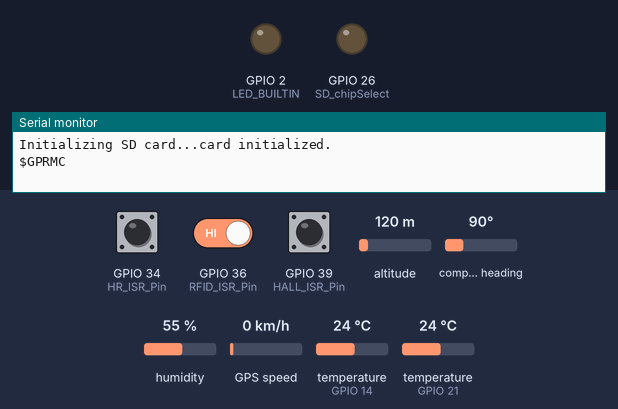
Bench run of a sketch on a simulated ESP32. On the bench: output pins drawn as LEDs (lit = HIGH), the last lines printed to the serial monitor. The inputs (shaded band) are chosen by the test bench; at power-on: GPIO 34 (HR_ISR_Pin) HIGH, GPIO 36 (RFID_ISR_Pin) HIGH, altitude 120 m, GPIO 39 (HALL_ISR_Pin) HIGH, compass heading 90°, humidity 55 %, GPS speed 0 km/h, temperature (sensors on GPIO 14, GPIO 21) 24 °C. The local clock reads 2024-03-15 10:24:30 at power-on unless the sketch sets it; storage starts empty; the GPS gets a fix after 3 s at 37.7749, -122.4194 with 8 satellites.

Above: at 2.9 s.
3.0 s: GPIO 34 (HR_ISR_Pin) pulled LOW for 1.35 s
At 4.5 s:
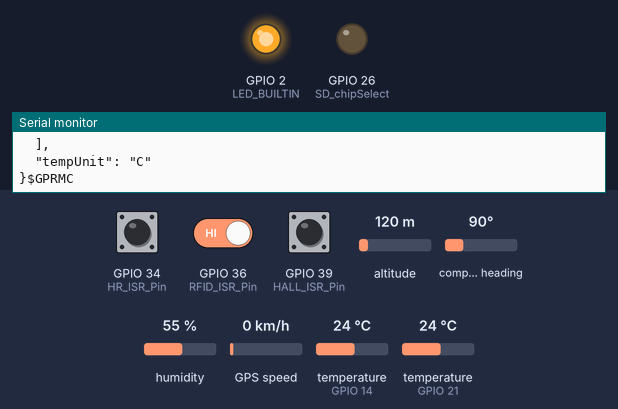
5.8 s: GPIO 34 (HR_ISR_Pin) driven LOW and GPIO 36 (RFID_ISR_Pin) driven LOW
10.1 s: altitude set to 20 m
Timing chart, 0 to 13.1 s (numbered marks = the images above; inputs shaded):
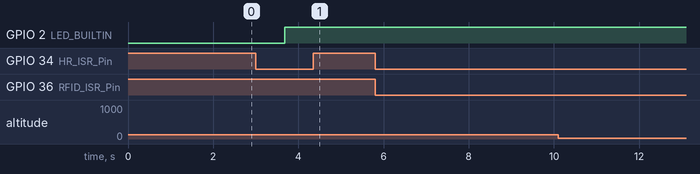

Measured:
- after the input at 3.0 s, GPIO 2 (LED_BUILTIN): LOW → HIGH after 0.67 s

The sketch:

Datalogger.ino
```cpp
/*
   PSHS Human Powered Vehicle
   Version: 1.0

   Description
   This is the code that records the Human Powered Vehicle data and stores it to local storage (SD) for later transmission to the remote server.
   Sensors include:
    1. Polar Heart Rate
    2. GPS Geoloaction data (Longitude, Latitude, Heading, Altitude)
    3. Date and Time from Real Time Clock (RTC)
    4. Temperature and Humidity (DHT22)
   Stage 1.
    Record Data and Append to local storage.
   Stage 2.
    Forward data to remote server.
   Stage 3.
    Develop a live feedback system for the records.

   Requires the following libraries:
   OneWire
   LiquidCrystal_I2C
   DallasTemperature.h>
   ArduinoJson.h>
   DHT.h

   History:
   Date       Ver   Comments
   ========== ===== ===================================================================================
   20/08/2018 V1.0  Code template.
   29/08/2018 V1.0  Initial code.
   04/09/2018 V1.0  First compilable version, feature poor.

   Authors:
   Initials Full name             Comment
   FH       Mr Fred Houweling
   SB       Shantay B
   AE       Anuksha E

   [add your name above here, no surnames for under 18's]

             /====================\
             |        USB         |
            -| RST                |
            -| 3V        *1 LiPo- |-
            -| NC        *1 LiPo+ |-
            -| GND                |
  SD_CS     -| A0/DAC2/26  *2 BAT |-  4.2 Max, 3.7 Typ, 3.2 V Flat
  USB_VMON  -| A1/DAC1/25  *3  EN |-  Switch
  HR_ISR    -| A2/34          USB |-  Volt Meter Via Res Divider -> A1
  HALL_ISR  -| A3/39    LED13/A12 |-  LED
  RFID_ISR  -| A4/36   Boot12/A11 |-  n/c
  RFID_CS   -| A5/4        27/A10 |-  RXD  SIM800
  SPI       -| SCK/5        33/A9 |-  TXD  SIM800
  SPI       -| MOSI/18      15/A8 |-  RING SIM800
  SPI       -| MISO/19      32/A7 |-  DTR  SIM800
  GPSSerial1-| RX/16        14/A6 |-  DHT 22 Data
  GPSSerial1-| TX/17       SCL/22 |-  I^2C Clock : RTC, Baro, LCD
  1Wire     -| 21          SDA/23 |-  I^2C Data  : RTC, Baro, LCD
             |                    |
             |   ESP32 Feather    |
             |                    |
             \====================/

  1 Check polarity, Trace Neg to GND pin
  2 BAT – LiPo Battery
  3 Low signals 3.3V Reg Shutdown
*/
#ifndef ESP32
#pragma message(The data logger needs the Board to be set to the Adafruit ESP32 Feather, Please fix it in the Tools, Boards menu.)
#error Select ESP32 board.
#endif


//#include <TimeLib.h>

#include "Time.h"
//#include <DS1307RTC.h>  // a basic DS1307 library that returns time as a time_t
//#include <TinyGPS.h>       // http://arduiniana.org/libraries/TinyGPS/
//#include <SoftwareSerial.h>

#ifdef WANT_WIFI
#include <WiFi.h>
#endif

//#include <WiFiEspClient.h>
//#include <WiFiEspServer.h>
//#include <WiFiEspUdp.h>

#include <Wire.h>
#include <SD.h>
#include <SPI.h>
//#include <sd_defines.h>
//#include <sd_diskio.h>
#include <OneWire.h>

//#include <LiquidCrystal_I2C.h>
#include <DallasTemperature.h>

#include <Adafruit_GPS.h>

// what's the name of the hardware serial port?
#define GPSSerial Serial1

// Connect to the GPS on the hardware port
Adafruit_GPS GPS(&GPSSerial);

#include <ArduinoJson.h>
//#include <DHT.h>
//#include "DHT.h"
#include "DHTesp.h"
//#include "Ticker.h"

// Define prototypes
void printLine();

#ifndef LED_BUILTIN
#define LED_BUILTIN 13
#endif

// Mutually exclusive system to prevent deadlocks and races for resources. (ESP dual Processor issue)
portMUX_TYPE mux = portMUX_INITIALIZER_UNLOCKED;

// Chip Select Pins
const byte SD_chipSelect = 26;
const byte RFID_chipSelect = 4;

// Interrupt constants
const byte HR_ISR_Pin = 34;
const byte HALL_ISR_Pin = 39;
const byte RFID_ISR_Pin = 36;

// Values that must remain fixed in memory as it's accessed by the interrupt service routines (ISR).
volatile int HRinterruptCounter = 0;
volatile int HALLinterruptCounter = 0;
volatile int RFIDinterruptCounter = 0;

int HRnumberOfInterrupts = 0;
int HALLnumberOfInterrupts = 0;
int RFIDnumberOfInterrupts = 0;

// NETWORK.ON.*.json
/*
   Look for files on the SD in this filename pattern NETWORK.ON.*.json
   in this format:
  {
  "Network": "ssidname",
  "NetworkPass": "ssidpass",
  "RemoteHost": "192.168.1.4",
  "RemotePort": 80,
  "secret": 1438329
  }
*/
// TODO: Read in the WiFi configurations and store them in memory.
// TODO: Need to support more than 1 access point, allow code to scan and connect to best one dynamically.
// WiFi network name and password:
char * networkName;
char * networkPswd;
char * secret;
// Location of Database Server Website:
char * hostDomain;
int hostPort;
// Name of this vehicle
char * vehicle;

char* ntpServer1 = "time.google.com";
char* ntpServer2 = "pool.ntp.org";
char* ntpServer3 = "time.nist.gov";
const long  gmtOffset_sec = 36000;
const int   daylightOffset_sec = 36000;

// The array of DStemperature sensors are located on this pin.
const int ONE_WIRE_BUS = 21;

#define DHTPIN 14     // what pin we're connected to
//#define DHTTYPE DHT22   // DHT 22  (AM2302)
//DHT dht(DHTPIN, DHTTYPE); // Initialize DHT sensor for normal 16mhz Arduino
DHTesp dht;
ComfortState cf;

int chk;
float hum;  //Stores humidity value
float temp; //Stores temperature value
float hic; // Heat Index
OneWire oneWire(ONE_WIRE_BUS);
DallasTemperature sensors(&oneWire);
unsigned long oldTime;

void syncTimeSources()
{
  // TODO: Need to set localTime in the ESP on startup and whenever we see the need to correct.
  // Sources: RTC i2c module storing time during power off.
  //          NTP Servers read in from config file on SD or failover to defaults. Corrects RTC
  //          GPS -> Corrects local time, updates RTC
  // Try RTC, then attempt NTP update, GPS time is highest priority. NTP and GPS update RTC.
  // Trust GPS, then NTP, then RTC.
  // TODO: Store TZ data in SD config file.
  /*
    int epoch_time = 1527369964;
    timeval epoch = {epoch_time, 0};
    const timeval *tv = &epoch;
    timezone utc = {0,0};
    const timezone *tz = &utc;
    settimeofday(tv, tz)
  */
}

void IRAM_ATTR HRhandleInterrupt() {
  portENTER_CRITICAL_ISR(&mux);
  HRinterruptCounter++;
  portEXIT_CRITICAL_ISR(&mux);
}

void IRAM_ATTR HALLhandleInterrupt() {
  portENTER_CRITICAL_ISR(&mux);
  HALLinterruptCounter++;
  portEXIT_CRITICAL_ISR(&mux);
}

void IRAM_ATTR RFIDhandleInterrupt() {
  portENTER_CRITICAL_ISR(&mux);
  RFIDinterruptCounter++;
  portEXIT_CRITICAL_ISR(&mux);
}

void setupISR()
{
  pinMode(HR_ISR_Pin, INPUT_PULLUP);
  attachInterrupt(digitalPinToInterrupt(HR_ISR_Pin), HRhandleInterrupt, FALLING);
  pinMode(HALL_ISR_Pin, INPUT_PULLUP);
  attachInterrupt(digitalPinToInterrupt(HALL_ISR_Pin), HALLhandleInterrupt, FALLING);
  pinMode(RFID_ISR_Pin, INPUT_PULLUP);
  attachInterrupt(digitalPinToInterrupt(RFID_ISR_Pin), RFIDhandleInterrupt, FALLING);
}

void setup()
{
  Serial.begin(115200);
  GPS.begin(9600);
  // uncomment this line to turn on RMC (recommended minimum) and GGA (fix data) including altitude
  GPS.sendCommand(PMTK_SET_NMEA_OUTPUT_RMCGGA);
  // uncomment this line to turn on only the "minimum recommended" data
  //GPS.sendCommand(PMTK_SET_NMEA_OUTPUT_RMCONLY);
  // For parsing data, we don't suggest using anything but either RMC only or RMC+GGA since
  // the parser doesn't care about other sentences at this time
  // Set the update rate
  GPS.sendCommand(PMTK_SET_NMEA_UPDATE_1HZ); // 1 Hz update rate
  // For the parsing code to work nicely and have time to sort thru the data, and
  // print it out we don't suggest using anything higher than 1 Hz

  // Request updates on antenna status, comment out to keep quiet
  GPS.sendCommand(PGCMD_ANTENNA);

  delay(1000);

  // Ask for firmware version
  GPSSerial.println(PMTK_Q_RELEASE);

  //setSyncProvider(RTC.get);   // the function to get the time from the RTC
  //if(timeStatus()!= timeSet)
  //{ // Failed RTC
  //}
  pinMode(SD_chipSelect, OUTPUT);
  syncTimeSources();
  Serial.print("Initializing SD card...");
  pinMode(LED_BUILTIN, OUTPUT);
  pinMode(SD_chipSelect, OUTPUT);
  // see if the card is present and can be initialized:
  if (!SD.begin(SD_chipSelect)) {
    Serial.println("Card failed, or not present, fatal.");
    // don't do anything more:
    //while (1)
    {
      digitalWrite(LED_BUILTIN, HIGH);
      delay(250);
      digitalWrite(LED_BUILTIN, LOW);
      delay(250);
    }
  }
  Serial.println("card initialized.");
  configTime(gmtOffset_sec, daylightOffset_sec, ntpServer1, ntpServer2, ntpServer3);
  setupISR();
  sensors.begin();
  //dht.begin();
  dht.setup(DHTPIN, DHTesp::DHT22);

  // Make the sensors kick off a conversion cycle.
  sensors.requestTemperatures();
  oldTime = millis();
}

#ifdef WANT_WIFI
void connectToWiFi(const char * ssid, const char * pwd)
{
  int ledState = 0;

  printLine();
  Serial.println("Connecting to WiFi network: " + String(ssid));

  WiFi.begin(ssid, pwd);
  int timeout = 2;
  while (WiFi.status() != WL_CONNECTED)
  {
    // Blink LED while we're connecting:
    digitalWrite(LED_BUILTIN, ledState);
    ledState = (ledState + 1) % 2; // Flip ledState
    delay(200);
    Serial.print(".");
    if (timeout == 0)
    {
      return;
      //esp_restart();
    }
    timeout--;
  }

  Serial.println();
  Serial.println("WiFi connected!");
  Serial.print("IP address: ");
  Serial.println(WiFi.localIP());
}

#endif
String DeviceAddresstoString(String& address, DeviceAddress deviceAddress)
{
  address = "";
  const char hex[] = "0123456789ABCDEF";
  for (uint8_t i = 0; i < 8; i++)
  {
    address += hex[deviceAddress[i] >> 4];
    address += hex[deviceAddress[i] & 0xf];
  }
  return (address);
}
// Get the device seria
String getSerial() {
  byte mac;
  uint64_t chipid;
  chipid = ESP.getEfuseMac();
  String cMac = "";
  for (int i = 0; i < 8; ++i)
  {
    mac = (chipid >> (8 * i)) & 0xff;
    if (mac < 0x10)
    {
      cMac += "0";
    }
    cMac += String(mac, HEX);
    //    if(i<5)
    //      cMac += ""; // put : or - if you want byte delimiters
  }
  cMac.toUpperCase();
  return cMac;
}
unsigned long led_blink_hr;
unsigned long led_blink_hall;

void loop()
{
  if (RFIDinterruptCounter > 0) {

    portENTER_CRITICAL(&mux);
    RFIDinterruptCounter--;
    portEXIT_CRITICAL(&mux);

    RFIDnumberOfInterrupts++;
  }
  while (HRinterruptCounter > 0) {

    portENTER_CRITICAL(&mux);
    HRinterruptCounter--;
    portEXIT_CRITICAL(&mux);
    led_blink_hr = millis() + 300;
    HRnumberOfInterrupts++;
    //Serial.print("An interrupt has occurred. Total: ");
    //Serial.println(numberOfInterrupts);
  }
  while (HALLinterruptCounter > 0) {

    portENTER_CRITICAL(&mux);
    HALLinterruptCounter--;
    portEXIT_CRITICAL(&mux);
    led_blink_hall = millis() + 100;

    HALLnumberOfInterrupts++;
    //Serial.print("An interrupt has occurred. Total: ");
    //Serial.println(numberOfInterrupts);
  }
  if (led_blink_hr != 0 || led_blink_hall != 0)
  {
    if (led_blink_hr > millis() && led_blink_hall > millis())
    {
      digitalWrite(LED_BUILTIN, 0);
      led_blink_hr = 0;
      led_blink_hall = 0;
    }
    else
    {
      digitalWrite(LED_BUILTIN, 1);
    }
  }

  if ((millis() - oldTime) > 1000)   // Only process counters once per second
  {
    char c = GPS.read();
    if (GPS.newNMEAreceived()) {
      // a tricky thing here is if we print the NMEA sentence, or data
      // we end up not listening and catching other sentences!
      // so be very wary if using OUTPUT_ALLDATA and trytng to print out data
      Serial.println(GPS.lastNMEA()); // this also sets the newNMEAreceived() flag to false
      if (!GPS.parse(GPS.lastNMEA())) // this also sets the newNMEAreceived() flag to false
        return; // we can fail to parse a sentence in which case we should just wait for another
    }

#ifdef WANT_WIFI
    WiFiClient client;
#endif
    unsigned long resume_time = millis();
    sensors.requestTemperatures();

    StaticJsonDocument<800> doc;
    //JsonObject& root = doc.createObject();
    JsonObject root = doc.to<JsonObject>();
#ifdef WANT_WIFI
    if (WiFi.status() != WL_CONNECTED)
    {
      // Connect to the WiFi network (see function below loop)
      connectToWiFi(networkName, networkPswd);
    }
#endif
    //hum = dht.readHumidity();
    //temp = dht.readTemperature();
    //hic = dht.computeHeatIndex(dht.readTemperature(true), hum);
    struct tm timeinfo;
    if (getLocalTime(&timeinfo))
    {
      root["time"] = (String)timeinfo.tm_mday + "/" + timeinfo.tm_mon + "/" + timeinfo.tm_year + " " + timeinfo.tm_hour + ":" + timeinfo.tm_min + ":" + timeinfo.tm_sec;
    }
    if (vehicle != NULL)
      root["vehicle"] = vehicle;
    root["chipid"] = getSerial();
    root["now"] = millis();
#ifdef WANT_WIFI
    root["LocalIP"] = WiFi.localIP().toString();
    root["RSSI"] = WiFi.RSSI();
    root["RSSIUnit"] = "dBm";
#endif
    root["GPSDate"] =  String(GPS.day) + "/" + String(GPS.month) + "/" + String(GPS.year);
    root["GPSTime"] = String(GPS.hour) + ":" + String(GPS.minute) + ":" + String(GPS.seconds) + "." + String(GPS.milliseconds);
    root["GPSFix"] = GPS.fix;
    root["GPSFixQ"] = GPS.fixquality;
    if (GPS.fix) {
      root["GPSLat"] = String(GPS.latitude) + ":" + String(GPS.lat);
      root["GPSLon"] = String(GPS.longitude) + ":" + String(GPS.lon);
      root["GPSSpd"] = GPS.speed;
      root["GPSAngle"] = GPS.angle;
      root["GPSAlt"] = GPS.altitude;
      root["GPSSats"] = GPS.satellites;
    }
    TempAndHumidity newValues = dht.getTempAndHumidity();
    // Check if any reads failed and exit early (to try again).
    if (dht.getStatus() != 0) {
      Serial.println("DHT22 error status: " + String(dht.getStatusString()));
    }
    else
    {
      root["DH22Temp"] = newValues.temperature;
      root["DH22Hum"] = newValues.humidity;
      root["DH22DewPoint"] = dht.computeDewPoint(newValues.temperature, newValues.humidity);
      root["DH22HIndex"] = dht.computeHeatIndex(newValues.temperature, newValues.humidity);
      // dht.getComfortRatio(cf, newValues.temperature, newValues.humidity);
      root["DH22ComfortRatio"] = dht.getComfortRatio(cf, newValues.temperature, newValues.humidity);
      root["DH22ComfortFactor"] = cf;
    }
    root["HeartRate"] = HRnumberOfInterrupts;
    root["HeartTime"] = millis() - oldTime;
    HRnumberOfInterrupts = 0;

    root["RevsRate"] = HALLnumberOfInterrupts;
    root["RevsTime"] = millis() - oldTime;
    HALLnumberOfInterrupts = 0;
    //    dataString+=HRnumberOfInterrupts;

    // Array of DS Temperature sensors, if any.
    JsonArray temps = root.createNestedArray("temp");

    for (int i = 0 ; i < sensors.getDeviceCount(); i++)
    {
      DeviceAddress deviceAddress;
      String address = "";
      bool attached = sensors.getAddress(deviceAddress, i);
      temps.add((String)i + ","
                + attached + ","
                + DeviceAddresstoString(address, deviceAddress) + ","
                + sensors.getTempCByIndex(i));
    }
    root["tempUnit"] = "C";
    HRnumberOfInterrupts = 0;
    HALLnumberOfInterrupts = 0;
    String out;
    serializeJsonPretty(root, out);
    // open the file. note that only one file can be open at a time,
    // so you have to close this one before opening another.
    File dataFile = SD.open("datalog.txt", FILE_WRITE);

    // if the file is available, write to it:
    if (dataFile) {
      dataFile.println(out);
      dataFile.close();
      // print to the serial port too:
      Serial.println(out);
    }
    // if the file isn't open, pop up an error:
    else {
      Serial.println("error opening datalog.txt");
    }
    oldTime = resume_time;
    //root.prettyPrintTo(out);
    // POST Section
    String postRequest =
      (String)"POST /newdata.php HTTP/1.0\r\n" +
      "User-Agent: Arduino/1.0\r\n" +
      //"Host: " + server + "\r\n" +
      //"Accept: *" + "/" + "*\r\n" +
      "Connection: close\r\n" +
      "Content-Length: " + out.length() + "\r\n" +
      "Content-Type: application/json\r\n" +
      "\r\n" + out;

    // This will send the request to the server
    Serial.print(postRequest);
#ifdef WANT_WIFI

    if (!client.connect(hostDomain, hostPort))
    {
      Serial.println("connection failed");
      return;
    }
    Serial.println("Connected!");
    printLine();
    client.print(postRequest);
    unsigned long timeout = millis();
    while (client.available() == 0)
    {
      if (millis() - timeout > 5000)
      {
        Serial.println(">>> Client Timeout !");
        client.stop();
        return;
      }
    }

    // Read all the lines of the reply from server and print them to Serial
    while (client.available())
    {
      String line = client.readStringUntil('\r');
      Serial.print(line);
    }

    Serial.println();
    Serial.println("closing connection");
    client.stop();
#endif
  }
}
void printLine()
{
  Serial.println();
  for (int i = 0; i < 30; i++)
    Serial.print("-");
  Serial.println();
}
```
